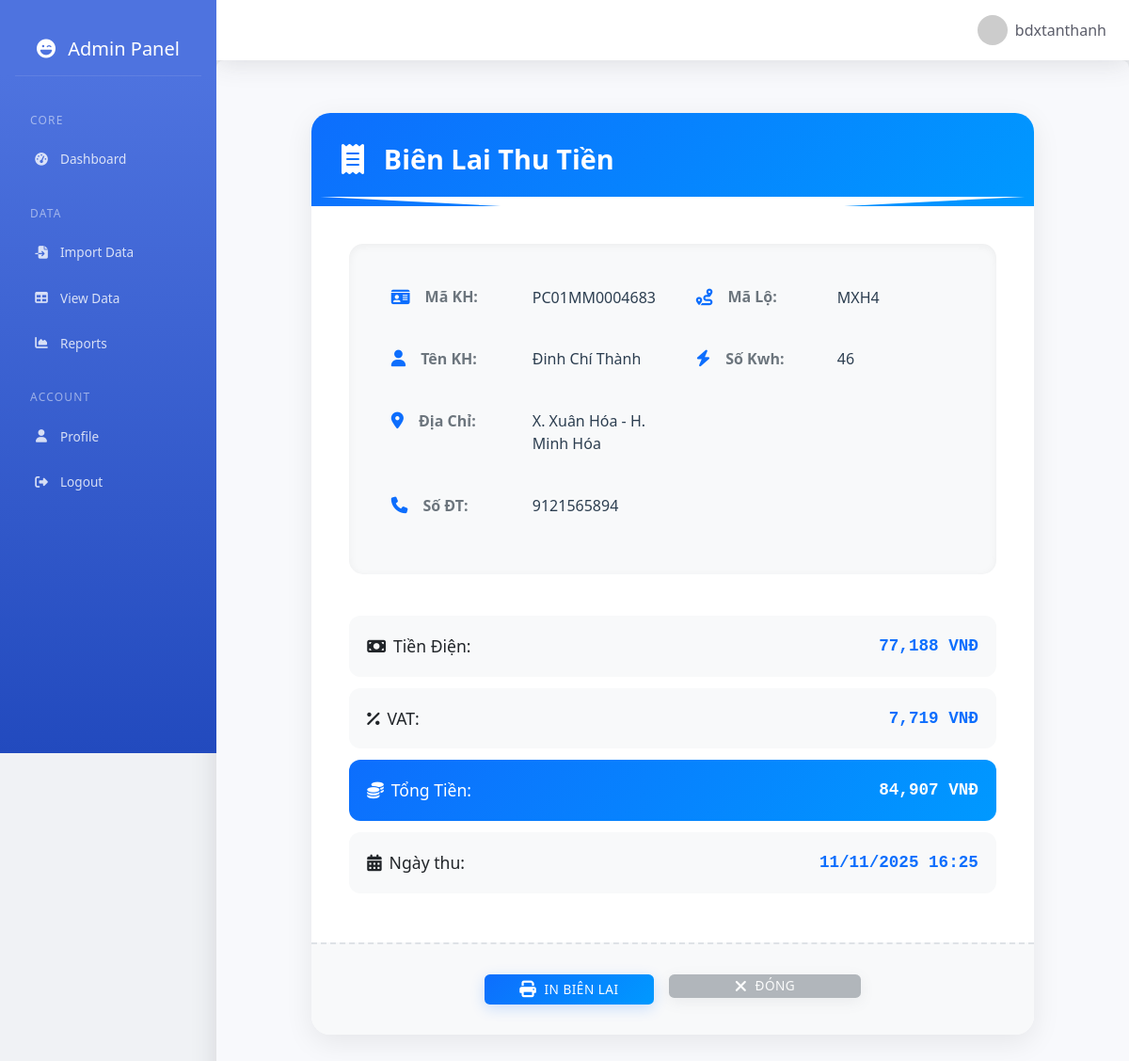
Page /print_receipt/1 (signed in) on the earlier database version.
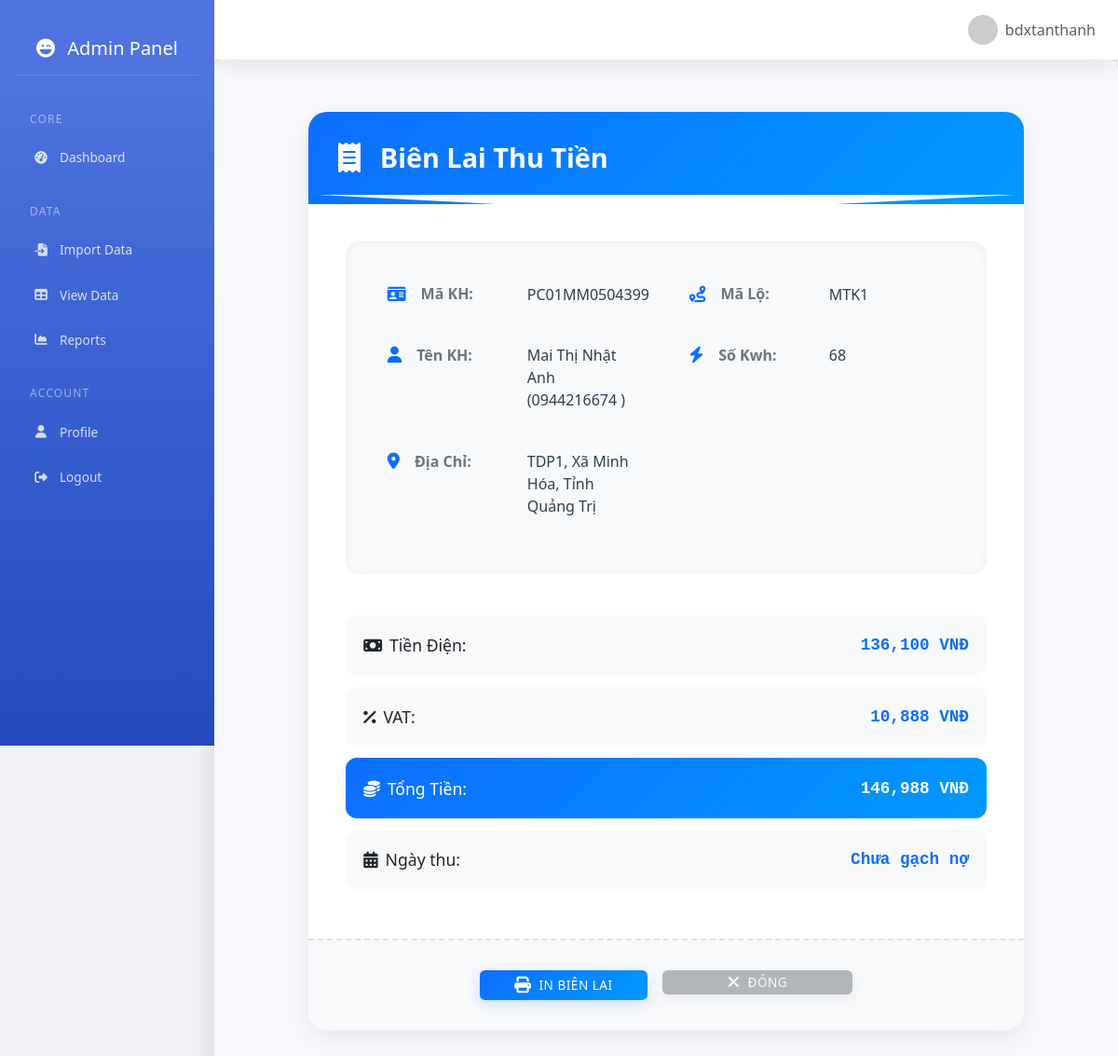
Same page on the later database version.
### app.py (models this page shows)
class SalesData(db.Model):
    id = db.Column(db.Integer, primary_key=True)
    stt = db.Column(db.Integer)
    ma_lo = db.Column(db.String(20))
    tt_hd = db.Column(db.String(20))
    ma_khach_hang = db.Column(db.String(50))
    ten_khach_hang = db.Column(db.String(100), index=True)
    dia_chi = db.Column(db.String(200))
    so_dien_thoai = db.Column(db.String(20))  # Thêm cột số điện thoại
    kwh = db.Column(db.String(50))
    tien_dien = db.Column(db.Float)
    vat = db.Column(db.Float)
    tong_tien = db.Column(db.Float)
    tai_khoan_quan_ly = db.Column(db.String(80))  # Thêm trường này
    trang_thai = db.Column(db.String(50))
    ngay_thu = db.Column(db.DateTime, nullable=True)

### app.py (the view)
@app.route('/print_receipt/<int:id>')
def print_receipt(id):
    if 'username' not in session:
        return redirect(url_for('login'))
    data = SalesData.query.get_or_404(id)
    return render_template('print_receipt.html', data=data)

### app.py (called while the page is built)
@app.context_processor
def utility_processor():
    return {
        'datetime': datetime
    }

### templates/print_receipt.html (shortened to what this page needs)
{% extends 'base.html' %}
{% block content %}
<div class="receipt-container">
    <div class="receipt-card">
        <div class="receipt-header">
            <h3 class="receipt-title">
                <i class="fas fa-receipt me-2"></i>
                Biên Lai Thu Tiền
            </h3>
        </div>
        <div class="receipt-body">
            <div class="customer-info">
                <div class="row">
                    <div class="col-md-6">
                        <div class="info-item">
                            <span class="info-label"><i class="fas fa-id-card me-2"></i>Mã KH:</span>
                            <span class="info-value">{{ data.ma_khach_hang }}</span>
                        </div>
                        <div class="info-item">
                            <span class="info-label"><i class="fas fa-user me-2"></i>Tên KH:</span>
                            <span class="info-value">{{ data.ten_khach_hang }}</span>
                        </div>
                        <div class="info-item">
                            <span class="info-label"><i class="fas fa-map-marker-alt me-2"></i>Địa Chỉ:</span>
                            <span class="info-value">{{ data.dia_chi }}</span>
                        </div>
                        {% if data.so_dien_thoai is defined and data.so_dien_thoai %}
                        <div class="info-item">
                            <span class="info-label"><i class="fas fa-phone me-2"></i>Số ĐT:</span>
                            <span class="info-value">{{ data.so_dien_thoai }}</span>
                        </div>
                        {% endif %}
                    </div>
                    <div class="col-md-6">
                        <div class="info-item">
                            <span class="info-label"><i class="fas fa-route me-2"></i>Mã Lộ:</span>
                            <span class="info-value">{{ data.ma_lo }}</span>
                        </div>
                        <div class="info-item">
                            <span class="info-label"><i class="fas fa-bolt me-2"></i>Số Kwh:</span>
                            <span class="info-value">{{ data.kwh }}</span>
                        </div>
                    </div>
                </div>
            </div>
            <table class="receipt-table">
                <tr>
                    <td><i class="fas fa-money-bill me-2"></i>Tiền Điện:</td>
                    <td class="amount">{{ "{:,.0f}".format(data.tien_dien) }} VNĐ</td>
                </tr>
                <tr>
                    <td><i class="fas fa-percentage me-2"></i>VAT:</td>
                    <td class="amount">{{ "{:,.0f}".format(data.vat) }} VNĐ</td>
                </tr>
                <tr class="total-row">
                    <td><i class="fas fa-coins me-2"></i>Tổng Tiền:</td>
                    <td class="amount">{{ "{:,.0f}".format(data.tong_tien) }} VNĐ</td>
                </tr>
                <tr>
                    <td><i class="fas fa-calendar-alt me-2"></i>Ngày thu:</td>
                    <td class="amount">
                        {% if data.ngay_thu %}
                            {{ data.ngay_thu.strftime('%d/%m/%Y %H:%M') }}
                        {% else %}
                            Chưa gạch nợ
                        {% endif %}
                    </td>
                </tr>
            </table>
        </div>
        <div class="receipt-footer">
            <button onclick="printReceipt()" class="btn btn-print">
                <i class="fas fa-print"></i>
                In Biên Lai
            </button>
            <button onclick="window.close()" class="btn btn-close">
                <i class="fas fa-times"></i>
                Đóng
            </button>
        </div>
    </div>
</div>
{% endblock %}

### templates/base.html (shortened to what this page needs)
<!DOCTYPE html>
<html lang="en">
<head>
    <link href="https://cdn.jsdelivr.net/npm/bootstrap@5.1.3/dist/css/bootstrap.min.css" rel="stylesheet">
    <link href="https://cdnjs.cloudflare.com/ajax/libs/font-awesome/6.4.0/css/all.min.css" rel="stylesheet">
    <link href="https://cdn.jsdelivr.net/npm/select2@4.1.0-rc.0/dist/css/select2.min.css" rel="stylesheet" />
</head>
<body>
    <div class="container-fluid p-0">
        <div class="row g-0">
            {% if 'username' in session %}
            <div class="col-auto">
                <div class="sidebar">
                    <div class="sidebar-brand">
                        <h5 class="m-0">
                            <i class="fas fa-laugh-wink me-2"></i>
                            Admin Panel
                        </h5>
                    </div>
                    <div class="nav flex-column">
                        <h6>Core</h6>
                        <div class="nav-item">
                            <a class="nav-link" href="{{ url_for('main_dashboard') }}">
                                <i class="fas fa-fw fa-tachometer-alt"></i>
                                Dashboard
                            </a>
                        </div>
                        <h6>Data</h6>
                        <div class="nav-item">
                            <a class="nav-link" href="{{ url_for('import_data') }}">
                                <i class="fas fa-fw fa-file-import"></i>
                                Import Data
                            </a>
                        </div>
                        <div class="nav-item">
                            <a class="nav-link" href="{{ url_for('view_data') }}">
                                <i class="fas fa-fw fa-table"></i>
                                View Data
                            </a>
                        </div>
                        <div class="nav-item">
                            <a class="nav-link" href="{{ url_for('report') }}">
                                <i class="fas fa-fw fa-chart-area"></i>
                                Reports
                            </a>
                        </div>
                        <h6>Account</h6>
                        <div class="nav-item">
                            <a class="nav-link" href="{{ url_for('profile') }}">
                                <i class="fas fa-fw fa-user"></i>
                                Profile
                            </a>
                        </div>
                        <div class="nav-item">
                            <a class="nav-link" href="{{ url_for('logout') }}">
                                <i class="fas fa-fw fa-sign-out-alt"></i>
                                Logout
                            </a>
                        </div>
                    </div>
                </div>
            </div>
            {% endif %}
            <div class="col">
                <nav class="navbar navbar-expand-lg">
                    <div class="container-fluid">
                        {% if 'username' in session %}
                        <div class="ms-auto">
                            <div class="user-profile">
                                <img src="https://ui-avatars.com/api/?name={{ session['username'] }}&background=random" alt="Profile">
                                <span>{{ session['username'] }}</span>
                            </div>
                        </div>
                        {% endif %}
                    </div>
                </nav>
                <div class="main-content">
                    {% block content %}{% endblock %}
                </div>
            </div>
        </div>
    </div>
</body>
</html>

### templates/print_receipt.html (style rules this page uses)
body { background: #f0f2f5; }
.receipt-container { max-width: 800px; margin: 2rem auto; padding: 0 1rem; }
.receipt-card { background: white; border-radius: 20px; box-shadow: 0 8px 30px rgba(0,0,0,0.08); border: none; overflow: hidden; }
.receipt-header { background: linear-gradient(135deg, #0d6efd, #0099ff); padding: 2rem; color: white; position: relative; }
.receipt-header::after { content: ''; position: absolute; bottom: -10px; left: 0; right: 0; height: 20px; background: white; clip-path: polygon(0 0, 100% 0, 50% 100%); }
.receipt-title { margin: 0; font-weight: 700; font-size: 1.8rem; display: flex; align-items: center; gap: 0.8rem; }
.receipt-title i { font-size: 2rem; }
.receipt-body { padding: 2.5rem; }
.customer-info { background: #f8f9fa; border-radius: 15px; padding: 2rem; margin-bottom: 2rem; box-shadow: inset 0 2px 10px rgba(0,0,0,0.05); }
.info-item { display: flex; align-items: baseline; margin-bottom: 1rem; padding: 0.8rem; border-radius: 8px; transition: all 0.3s ease; }
.info-label { min-width: 150px; color: #6c757d; font-weight: 600; display: flex; align-items: center; gap: 0.5rem; }
.info-label i { color: #0d6efd; font-size: 1.1rem; }
.info-value { color: #2c3e50; font-weight: 500; }
.receipt-table { width: 100%; margin-top: 2rem; border-collapse: separate; border-spacing: 0 0.8rem; }
.receipt-table tr { background: #f8f9fa; border-radius: 12px; transition: all 0.3s ease; }
.receipt-table td { padding: 1.2rem; border: none; font-size: 1.1rem; }
.receipt-table td:first-child { border-radius: 12px 0 0 12px; font-weight: 500; }
.receipt-table td:last-child { border-radius: 0 12px 12px 0; }
.receipt-table .amount { text-align: right; font-family: 'JetBrains Mono', 'Courier New', monospace; font-weight: 600; color: #0d6efd; }
.total-row { background: linear-gradient(135deg, #0d6efd, #0099ff) !important; color: white !important; }
.total-row .amount { color: white !important; }
.receipt-footer { padding: 2rem; background: #f8f9fa; border-top: 2px dashed #dee2e6; text-align: center; display: flex; justify-content: center; gap: 1rem; }
.btn { padding: 0.8rem 2.5rem; font-weight: 600; border-radius: 12px; transition: all 0.3s ease; text-transform: uppercase; letter-spacing: 0.5px; min-width: 180px; display: inline-flex; align-items: center; justify-content: center; gap: 0.5rem; }
.btn i { font-size: 1.1rem; }
.btn-print { background: linear-gradient(135deg, #0d6efd, #0099ff); border: none; color: white; box-shadow: 0 4px 15px rgba(13, 110, 253, 0.2); }
.btn-close { background: #6c757d; border: none; color: white; box-shadow: 0 4px 15px rgba(108, 117, 125, 0.2); }

### templates/base.html (style rules this page uses)
:root { --primary-color: #4e73df; --secondary-color: #858796; --success-color: #1cc88a; --info-color: #36b9cc; --warning-color: #f6c23e; --danger-color: #e74a3b; --light-color: #f8f9fc; --dark-color: #5a5c69; }
.sidebar { min-height: 100vh; background-color: #4e73df; background-image: linear-gradient(180deg, #4e73df 10%, #224abe 100%); color: #fff; padding: 1.5rem 1rem; position: sticky; top: 0; width: 230px; z-index: 1000; transition: all 0.3s ease; }
.sidebar-brand { padding: 1rem; margin-bottom: 1rem; text-align: center; border-bottom: 1px solid rgba(255,255,255,0.1); }
.sidebar .nav-item { position: relative; margin-bottom: 0.25rem; }
.sidebar .nav-link { color: rgba(255,255,255,0.8); padding: 0.75rem 1rem; font-size: 0.85rem; display: flex; align-items: center; transition: all 0.3s; border-radius: 0.35rem; }
.sidebar .nav-link i { margin-right: 0.5rem; font-size: 0.85rem; width: 1.5rem; text-align: center; }
.sidebar h6 { color: rgba(255,255,255,0.5); font-size: 0.75rem; text-transform: uppercase; letter-spacing: 0.1em; margin: 1.5rem 0 0.75rem; padding-left: 1rem; }
.main-content { background-color: #f8f9fc; padding: 1.5rem; border-radius: 0.5rem; box-shadow: 0 .15rem 1.75rem 0 rgba(58,59,69,.15); margin: 0; }
.navbar { background-color: #fff; box-shadow: 0 .15rem 1.75rem 0 rgba(58,59,69,.15); padding: 0.5rem 1rem; }
.user-profile { display: flex; align-items: center; padding: 0.5rem; color: var(--dark-color); text-decoration: none; border-radius: 0.35rem; }
.user-profile img { width: 2rem; height: 2rem; border-radius: 50%; margin-right: 0.5rem; }
.btn { font-size: 0.85rem; padding: 0.375rem 0.75rem; border-radius: 0.35rem; font-weight: 500; }

Differences in the rows shown:
changed SalesData: ma_khach_hang "PC01MM0004683" → "PC01MM0504399"; ten_khach_hang "Đinh Chí Thành" → "Mai Thị Nhật Anh (0944216674 )"; dia_chi "X. Xuân Hóa - H. Minh Hóa" → "TDP1, Xã Minh Hóa, Tỉnh Quảng Trị"; ma_lo "MXH4" → "MTK1"; kwh "46" → "68"; tien_dien "77,188" → "136,100"; vat "7,719" → "10,888"; tong_tien "84,907" → "146,988"; so_dien_thoai "9121565894" → (not shown); ngay_thu "11/11/2025 16:25" → (not shown)
Other differences:
text no longer shown: "Số ĐT:"
text now shown: "Chưa gạch nợ"
